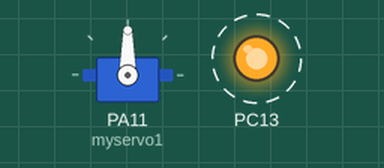
Simulated run of this program. Board: STM32 Blue Pill. On the bench: servo, output pins drawn as LEDs (lit = HIGH). Dashed ring = blinking.

Above: at 0.05 s.
Timing chart, 0 to 3.2 s (numbered marks = the images above):
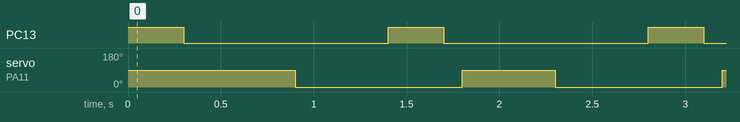

The program:

main.cpp
```cpp
/* Chances are you don’t have an STM32F103C8T6 chip, but a Chinese clone,
namely CS32F103C8T6 from China Key System & Integrated. That one is reported to
use the 0x2ba01477 (as the IDcode or rather as the SW-DP tap id).

As a workaround, you can edit the file
  ~/.platformio/packages/tool-openocd/scripts/target/stm32f1x.cfg
and change the line:

set _CPUTAPID 0x1ba01477
to:
set _CPUTAPID 0x2ba01477

more info: https://community.platformio.org/t/cannot-upload-to-stm32-bluepill-board-over-stlink-v2/3492/13
*/

#include <Arduino.h>
#include <Servo.h>

Servo myservo1;

void setup()
{
  pinMode(PC13, OUTPUT);
  myservo1.attach(11);
}

void loop()
{
  digitalWrite(PC13, HIGH);
  delay(300);

  digitalWrite(PC13, LOW);
  delay(100);

  myservo1.write(90);
  delay(500);
  myservo1.write(0);
  delay(500);
}
```

Measured:
- by itself, PC13: alternates HIGH for 0.30 s and LOW for 1.1 s
- by itself, servo on PA11 (myservo1): alternates 90° for 0.50 s and 0° for 0.90 s
